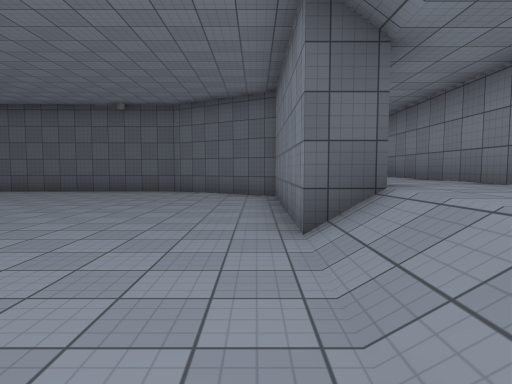
view 1 (above)

20 first-person views from a walk through a scene from a Unity 3-D project. The camera is 1.4 m above the floor, tilts 4° down and sees 75° across. Doors are open. The floor is counted in squares, 2 m on a side. Each view is taken from the middle of a square. On the plan, view 1 faces up. The plan holds only what a view shows up to about 10 squares ahead; the rest is blank. Surface patterns are stand-ins for the level's own textures.

view 2
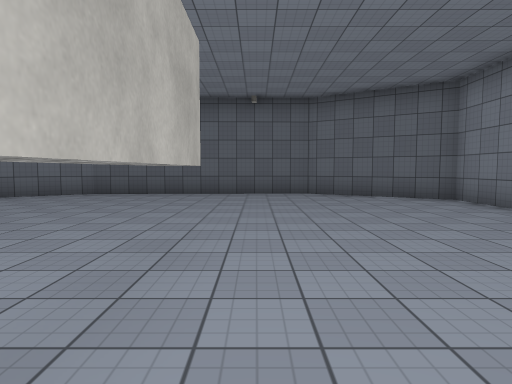

view 3
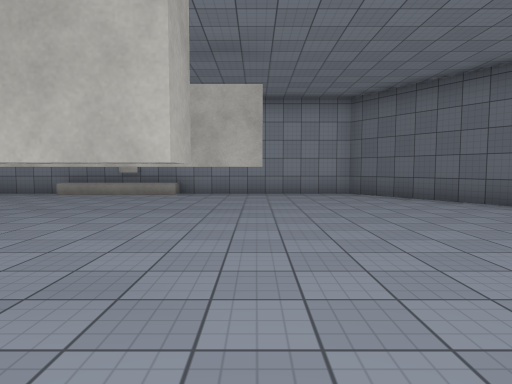

view 4
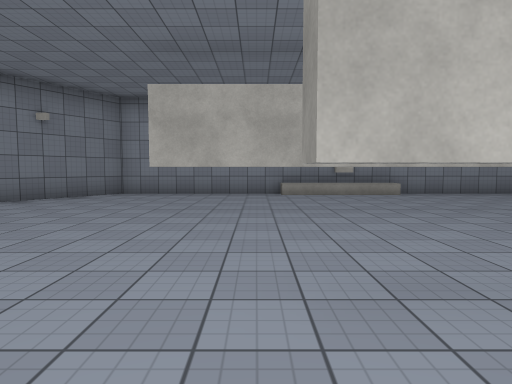

view 5
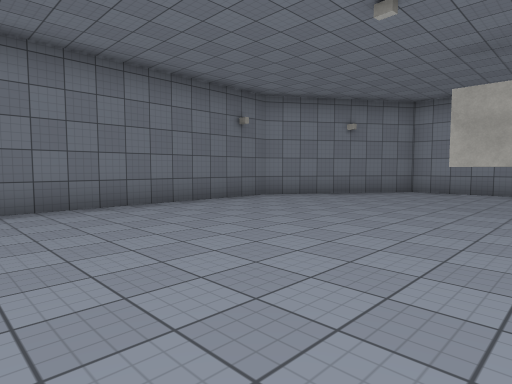

view 6
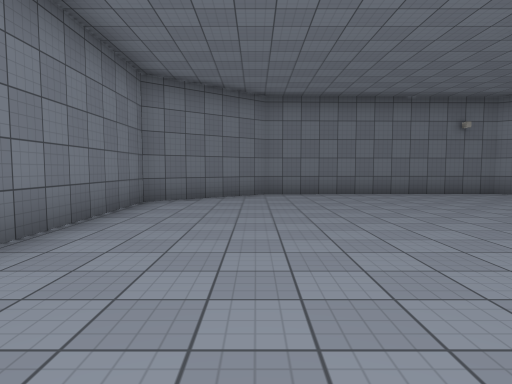

view 7
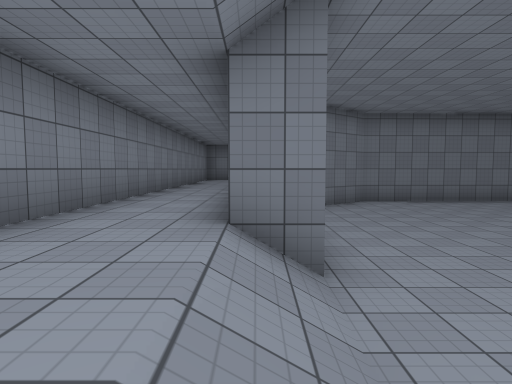

view 8
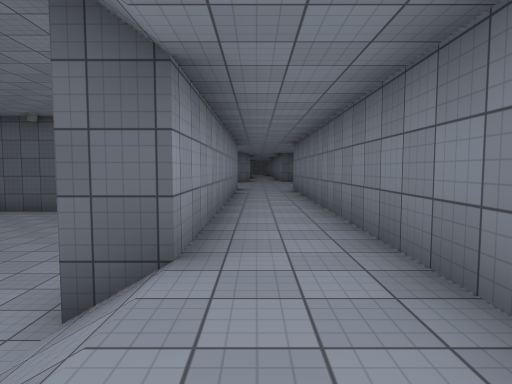

view 9
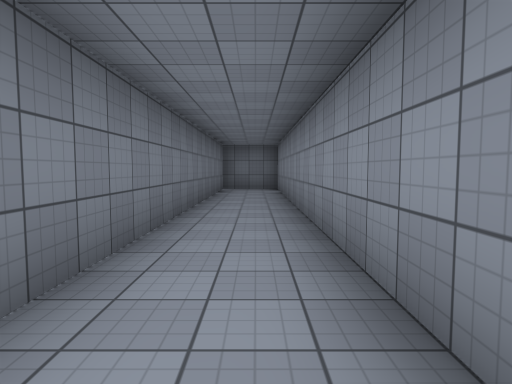

view 10
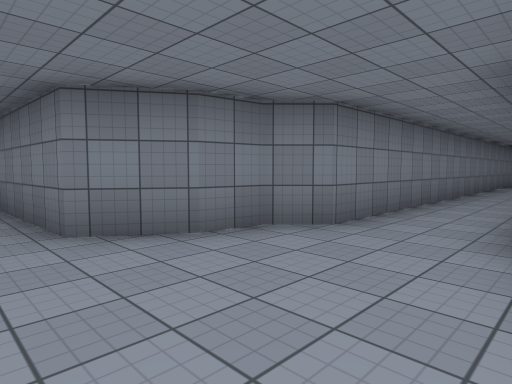

view 11
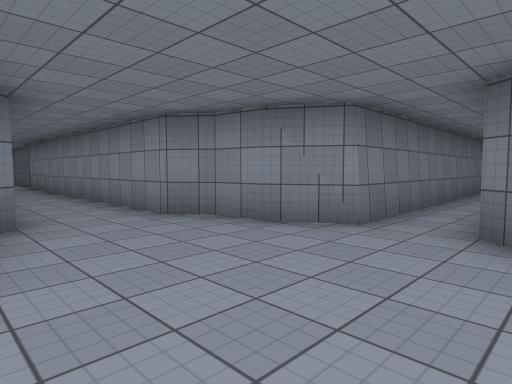

view 12
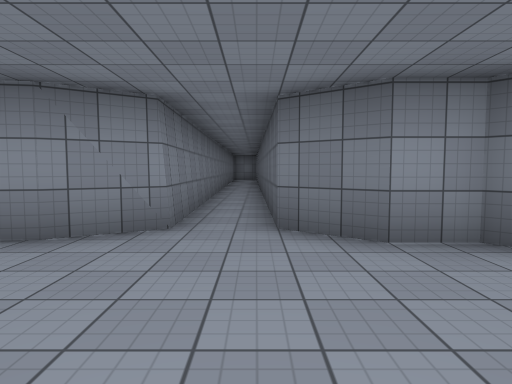

view 13
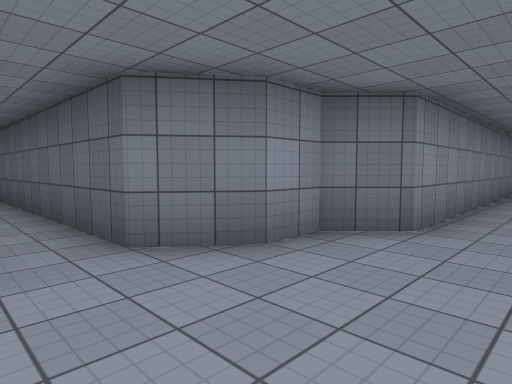

view 14
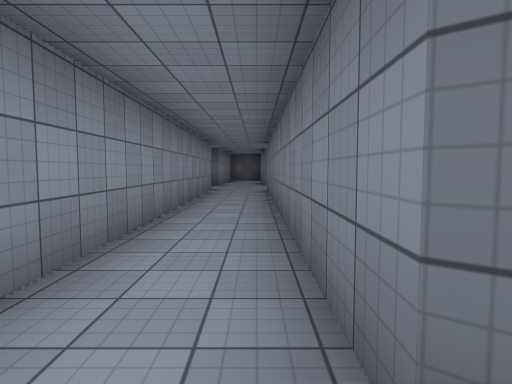

view 15
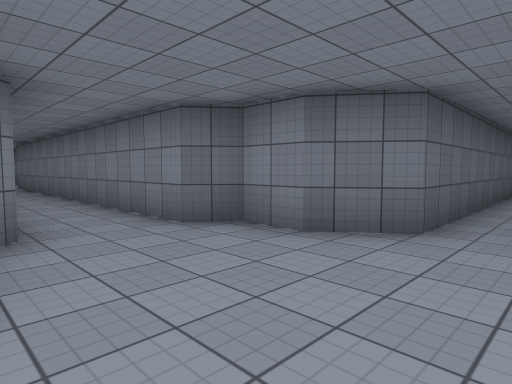

view 16
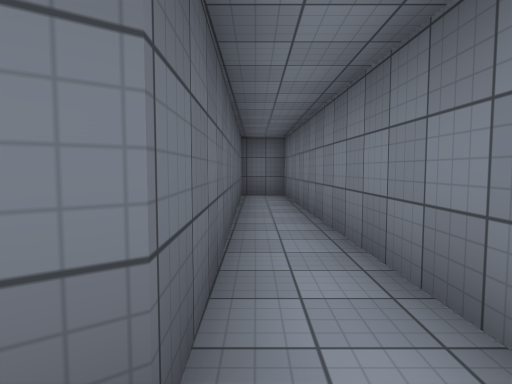

view 17
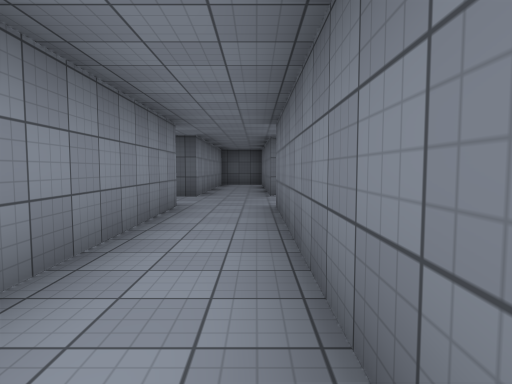

view 18
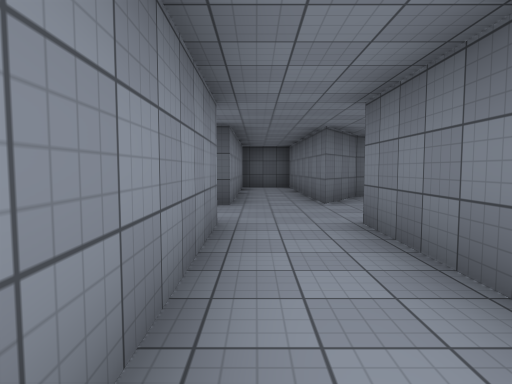

view 19
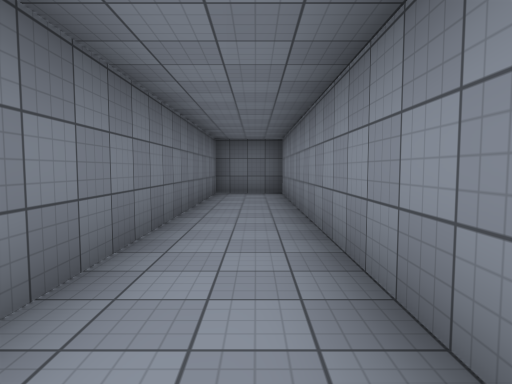

view 20
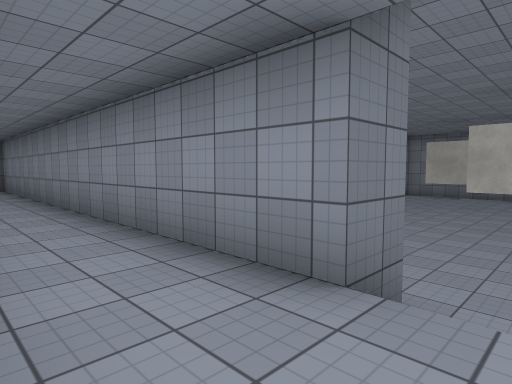

### Floor plan
Key: @ floor where view 1 was taken; # wall or solid block; . main floor; : floor 1 m higher than the main floor; / step, stairs or slope; D open door; ^ raised ledge; T thing the floor can be seen under or through.
Columns run from 13 left of view 1 to 13 right of it. Each row starts with its distance up from view 1.
 35               #::#
 34               #::##
 33               #:##
 32               #:#:
 31               ::::
 30               ::::
 29               #:#
 28               #:##
 27               #::#
 26               #::#
 25               #::#
 24               #::#
 23               #::#
 22               #::#
 21               #::#
 20               #::#
 19               #::#
 18              ##::#
 17        #######::::#########
 16        D::::::::::::::::::#
 15        D:#####::::#########
 14       ####   #:::##
 13              ##::#
 12               #::#
 11     ########  #::#
 10    ##......####DD#
  9  ##..........##::#
  8 ##............#::#
  7 #.............#::#
  6 #.............#::#
  5 #...T.........#::#
  4 #...T...#.....#::#
  3 #...T...#...../::#
  2  ^..T...#...../::
  1  ^..T...#...../::
  0  ^..T...#....@/::#
 -1 #...T.........#::#
 -2 #...T.........#::#
 -3 #.............#::#
 -4 #.............#::#
 -5 ##............#::#
 -6  ##.........###::#
 -7   ###......## #::#
 -8     ######    #::
 -9               #::
-10               #::
-11               #::
-12               ###

Where each view was taken, in squares from view 1:
view 1: 0 up, 0 right, facing up
view 2: 1 up, 4 left, facing up
view 3: 5 up, 3 left, facing left
view 4: 1 down, 3 left, facing left
view 5: 1 down, 2 left, facing down-left
view 6: 2 up, 2 left, facing down
view 7: 3 up, 1 right, facing down
view 8: 1 up, 2 right, facing up
view 9: 0 up, 2 right, facing down
view 10: 16 up, 1 right, facing down-right
view 11: 17 up, 4 right, facing down-left
view 12: 16 up, 4 right, facing left
view 13: 15 up, 3 right, facing up-left
view 14: 18 up, 3 right, facing up
view 15: 15 up, 1 right, facing up-right
view 16: 16 up, 4 right, facing right
view 17: 23 up, 3 right, facing up
view 18: 25 up, 2 right, facing up
view 19: 2 down, 2 right, facing down
view 20: 1 up, 3 right, facing down-left
